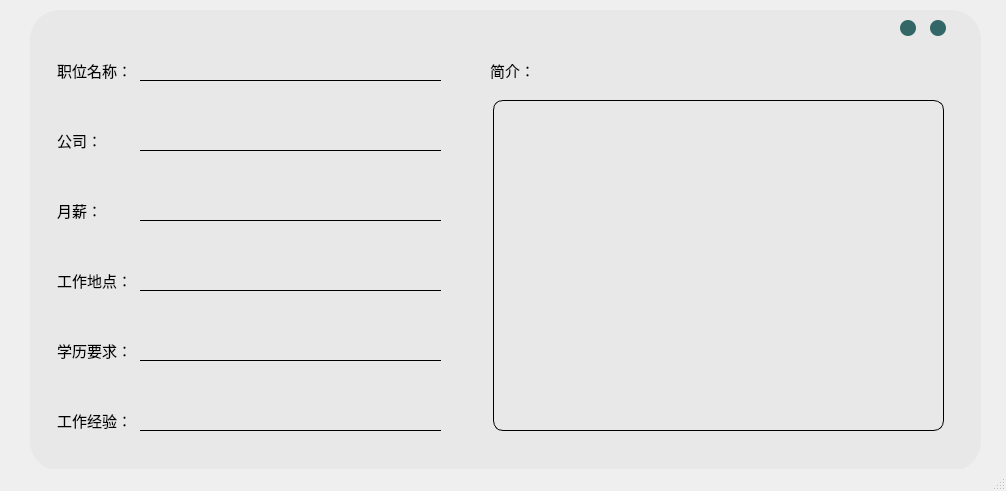
<?xml version="1.0" encoding="UTF-8"?>
<ui version="4.0">
 <class>MainWindow</class>
 <widget class="QMainWindow" name="MainWindow">
  <property name="geometry">
   <rect>
    <x>0</x>
    <y>0</y>
    <width>1006</width>
    <height>491</height>
   </rect>
  </property>
  <property name="windowTitle">
   <string>MainWindow</string>
  </property>
  <widget class="QWidget" name="centralwidget">
   <widget class="QLabel" name="label">
    <property name="geometry">
     <rect>
      <x>30</x>
      <y>10</y>
      <width>951</width>
      <height>461</height>
     </rect>
    </property>
    <property name="font">
     <font>
      <pointsize>11</pointsize>
     </font>
    </property>
    <property name="styleSheet">
     <string notr="true">background:#E8E8E8;
border-radius:30px;</string>
    </property>
    <property name="text">
     <string/>
    </property>
   </widget>
   <widget class="QPushButton" name="pushButton_2">
    <property name="geometry">
     <rect>
      <x>930</x>
      <y>20</y>
      <width>16</width>
      <height>16</height>
     </rect>
    </property>
    <property name="styleSheet">
     <string notr="true">QPushButton{
	border-radius:8px;
	background-color: #336666;
}
QPushButton:hover{
	border-radius:8px;
	background-color: #CCCCCC;
}

</string>
    </property>
    <property name="text">
     <string/>
    </property>
   </widget>
   <widget class="QPushButton" name="pushButton_1">
    <property name="geometry">
     <rect>
      <x>900</x>
      <y>20</y>
      <width>16</width>
      <height>16</height>
     </rect>
    </property>
    <property name="styleSheet">
     <string notr="true">QPushButton{
	border-radius:8px;
	background-color: #336666;
}
QPushButton:hover{
	border-radius:8px;
	background-color: #CCCCCC;
}

</string>
    </property>
    <property name="text">
     <string/>
    </property>
   </widget>
   <widget class="QLabel" name="label_2">
    <property name="geometry">
     <rect>
      <x>57</x>
      <y>130</y>
      <width>71</width>
      <height>20</height>
     </rect>
    </property>
    <property name="font">
     <font>
      <family>幼圆</family>
      <pointsize>11</pointsize>
     </font>
    </property>
    <property name="text">
     <string>公司：</string>
    </property>
   </widget>
   <widget class="QLabel" name="label_1">
    <property name="geometry">
     <rect>
      <x>57</x>
      <y>60</y>
      <width>81</width>
      <height>21</height>
     </rect>
    </property>
    <property name="font">
     <font>
      <family>幼圆</family>
      <pointsize>11</pointsize>
     </font>
    </property>
    <property name="text">
     <string>职位名称：</string>
    </property>
   </widget>
   <widget class="QLabel" name="label_3">
    <property name="geometry">
     <rect>
      <x>57</x>
      <y>200</y>
      <width>71</width>
      <height>20</height>
     </rect>
    </property>
    <property name="font">
     <font>
      <family>幼圆</family>
      <pointsize>11</pointsize>
     </font>
    </property>
    <property name="text">
     <string>月薪：</string>
    </property>
   </widget>
   <widget class="QLabel" name="label_4">
    <property name="geometry">
     <rect>
      <x>57</x>
      <y>270</y>
      <width>81</width>
      <height>20</height>
     </rect>
    </property>
    <property name="font">
     <font>
      <family>幼圆</family>
      <pointsize>11</pointsize>
     </font>
    </property>
    <property name="text">
     <string>工作地点：</string>
    </property>
   </widget>
   <widget class="QLabel" name="label_5">
    <property name="geometry">
     <rect>
      <x>57</x>
      <y>340</y>
      <width>81</width>
      <height>20</height>
     </rect>
    </property>
    <property name="font">
     <font>
      <family>幼圆</family>
      <pointsize>11</pointsize>
     </font>
    </property>
    <property name="text">
     <string>学历要求：</string>
    </property>
   </widget>
   <widget class="QLineEdit" name="lineEdit">
    <property name="geometry">
     <rect>
      <x>140</x>
      <y>50</y>
      <width>301</width>
      <height>31</height>
     </rect>
    </property>
    <property name="styleSheet">
     <string notr="true">border:none;
border-bottom: 1px solid #000;
background:#E8E8E8;</string>
    </property>
   </widget>
   <widget class="QLineEdit" name="lineEdit_2">
    <property name="geometry">
     <rect>
      <x>140</x>
      <y>120</y>
      <width>301</width>
      <height>31</height>
     </rect>
    </property>
    <property name="styleSheet">
     <string notr="true">border:none;
border-bottom: 1px solid #000;
background:#E8E8E8;</string>
    </property>
   </widget>
   <widget class="QLineEdit" name="lineEdit_3">
    <property name="geometry">
     <rect>
      <x>140</x>
      <y>190</y>
      <width>301</width>
      <height>31</height>
     </rect>
    </property>
    <property name="styleSheet">
     <string notr="true">border:none;
border-bottom: 1px solid #000;
background:#E8E8E8;</string>
    </property>
   </widget>
   <widget class="QLineEdit" name="lineEdit_4">
    <property name="geometry">
     <rect>
      <x>140</x>
      <y>260</y>
      <width>301</width>
      <height>31</height>
     </rect>
    </property>
    <property name="styleSheet">
     <string notr="true">border:none;
border-bottom: 1px solid #000;
background:#E8E8E8;</string>
    </property>
   </widget>
   <widget class="QLabel" name="label_6">
    <property name="geometry">
     <rect>
      <x>490</x>
      <y>60</y>
      <width>91</width>
      <height>20</height>
     </rect>
    </property>
    <property name="font">
     <font>
      <family>幼圆</family>
      <pointsize>11</pointsize>
     </font>
    </property>
    <property name="text">
     <string>简介：</string>
    </property>
   </widget>
   <widget class="QTextEdit" name="textEdit">
    <property name="geometry">
     <rect>
      <x>493</x>
      <y>100</y>
      <width>451</width>
      <height>331</height>
     </rect>
    </property>
    <property name="styleSheet">
     <string notr="true">QTextEdit{
background:#E8E8E8;
border:1px solid #000;
border-radius:10px;
}
</string>
    </property>
   </widget>
   <widget class="QLabel" name="label_7">
    <property name="geometry">
     <rect>
      <x>57</x>
      <y>410</y>
      <width>81</width>
      <height>20</height>
     </rect>
    </property>
    <property name="font">
     <font>
      <family>幼圆</family>
      <pointsize>11</pointsize>
     </font>
    </property>
    <property name="text">
     <string>工作经验：</string>
    </property>
   </widget>
   <widget class="QLineEdit" name="lineEdit_5">
    <property name="geometry">
     <rect>
      <x>140</x>
      <y>330</y>
      <width>301</width>
      <height>31</height>
     </rect>
    </property>
    <property name="styleSheet">
     <string notr="true">border:none;
border-bottom: 1px solid #000;
background:#E8E8E8;</string>
    </property>
   </widget>
   <widget class="QLineEdit" name="lineEdit_6">
    <property name="geometry">
     <rect>
      <x>140</x>
      <y>400</y>
      <width>301</width>
      <height>31</height>
     </rect>
    </property>
    <property name="styleSheet">
     <string notr="true">border:none;
border-bottom: 1px solid #000;
background:#E8E8E8;</string>
    </property>
   </widget>
  </widget>
  <widget class="QStatusBar" name="statusbar"/>
 </widget>
 <resources/>
 <connections>
  <connection>
   <sender>pushButton_2</sender>
   <signal>clicked()</signal>
   <receiver>MainWindow</receiver>
   <slot>close()</slot>
   <hints>
    <hint type="sourcelabel">
     <x>354</x>
     <y>29</y>
    </hint>
    <hint type="destinationlabel">
     <x>402</x>
     <y>29</y>
    </hint>
   </hints>
  </connection>
  <connection>
   <sender>pushButton_1</sender>
   <signal>clicked()</signal>
   <receiver>MainWindow</receiver>
   <slot>showMinimized()</slot>
   <hints>
    <hint type="sourcelabel">
     <x>316</x>
     <y>27</y>
    </hint>
    <hint type="destinationlabel">
     <x>399</x>
     <y>83</y>
    </hint>
   </hints>
  </connection>
 </connections>
</ui>
